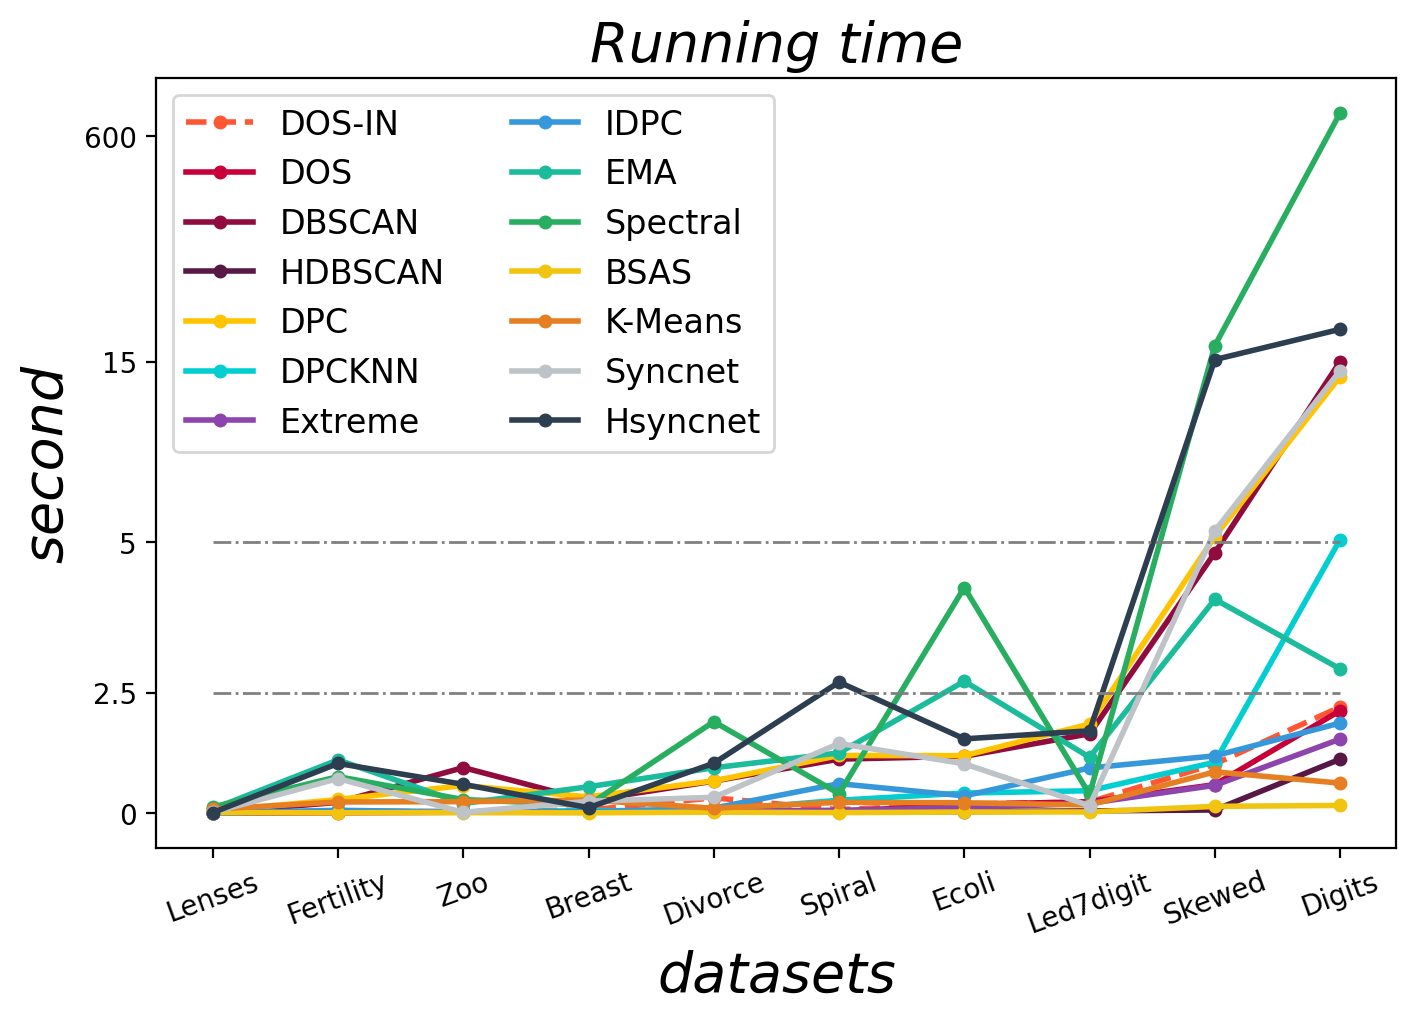

Recreate this plot in Python.
from matplotlib import pyplot as plt
import numpy as np

BSAS = [0.0014, 0.0342, 0.0043, 0.0049, 0.0016, 0.0054, 0.0023, 0.0300, 0.0024, 0.0028]
KMeans = [0.0580, 0.1331, 0.0218, 0.0459, 0.0495, 0.0363, 0.0177, 0.1828, 0.0482, 0.0510]

Extreme = [0.0054, 1.0830, 0.0089, 0.0235, 0.0094, 0.0435, 0.0012, 0.1232, 0.0127, 0.0045]
HDBSCAN = [0.0038, 0.4689, 0.0085, 0.0066, 0.0034, 0.0099, 0.0022, 0.0141, 0.0044, 0.0038]
DOS_IN = [0.0139, 2.0661, 0.0681, 0.0411, 0.0058, 0.0491, 0.0009, 0.3220, 0.0153, 0.0077]
IDPC = [0.0053, 1.5743, 0.0225, 0.0765, 0.0126, 0.2002, 0.0006, 0.5714, 0.1306, 0.0053]
DOS = [0.0050, 1.9530, 0.0114, 0.0388, 0.0020, 0.0505, 0.0008, 0.1263, 0.0070, 0.0042]

EMA = [0.1170, 2.8973, 0.2070, 2.6906, 0.4478, 0.5291, 0.0187, 4.0532, 0.6619, 0.0427]
DPCKNN = [0.0114, 5.1502, 0.0109, 0.0889, 0.0077, 0.0994, 0.0008, 0.3756, 0.0573, 0.0039]

# SNNDPC = [0.0558, 13.2852, 0.1354, 0.4641, 0.0438, 1.0577, 0.0034, 4.0727, 0.4255, 0.0496]
DPC = [0.0721, 14.1756, 0.1431, 0.5770, 0.0605, 1.5450, 0.0081, 5.3207, 0.5827, 0.1224]
DBSCAN = [0.0558, 15.5308, 0.1419, 0.5584, 0.0478, 1.2458, 0.0029, 4.8257, 0.4713, 0.2132]
Syncnet = [0.0527, 14.4980, 0.0701, 0.3274, 0.1532, 0.0330, 0.0029, 5.6292, 0.9502, 0.0037]
Hsyncnet = [0.0242, 99.1146, 0.3460, 1.0906, 0.3393, 1.3381, 0.0023, 20.4889, 2.6774, 0.1276]
Spectral = [0.0362, 659.6238, 1.6163, 4.2485, 0.1618, 0.0829, 0.0274, 56.7161, 0.0863, 0.0602]


# res = [DOS_IN, DOS, DBSCAN, HDBSCAN, DPC, DPCKNN, Extreme, IDPC, SNNDPC, EMA, Spectral, BSAS, KMeans, Syncnet, Hsyncnet]
# algo = ['DOS-IN', 'DOS', 'DBSCAN', 'HDBSCAN', 'DPC', 'DPCKNN', 'Extreme', 'IDPC', 'SNNDPC',\
#         'EMA', 'Spectral', 'BSAS', 'K-Means', 'Syncnet', 'Hsyncnet']

res = [DOS_IN, DOS, DBSCAN, HDBSCAN, DPC, DPCKNN, Extreme, IDPC, EMA, Spectral, BSAS, KMeans, Syncnet, Hsyncnet]
algo = ['DOS-IN', 'DOS', 'DBSCAN', 'HDBSCAN', 'DPC', 'DPCKNN', 'Extreme', 'IDPC',\
        'EMA', 'Spectral', 'BSAS', 'K-Means', 'Syncnet', 'Hsyncnet']
dataset1 = ['Breast', 'Digits', 'Divorce', 'Ecoli', 'Fertility', 'Led7digit', 'Lenses', 'Skewed', 'Spiral', 'Zoo']
dataset2 = ['Lenses', 'Fertility', 'Zoo', 'Breast', 'Divorce', 'Spiral', 'Ecoli', 'Led7digit',  'Skewed', 'Digits']
replace_mapping = []
for name in dataset2:
    idx = dataset1.index(name)
    replace_mapping.append(idx)

for id, my_list in enumerate(res):
    tmp_list = [my_list[replace_mapping[i]] for i in range(len(my_list))]
    res[id] = tmp_list


res = np.array(res)
n,m = res.shape
new_res = np.full_like(res, 0)
# 0-0.2 -> 0-0.3
# 0.2-2.5 -> 0.3-0.8
# 2.5-5 -> 0.8-1.8
# 5-15 -> 1.8-3
# 15-600 -> 3-4.5

for i in range(n):
    for j in range(m):
        if res[i][j] <= 0.2:
            new_res[i][j] = res[i][j]*1.5

        elif 0.2 < res[i][j] and res[i][j] <= 2.5:
            new_res[i][j] = (res[i][j] - 0.2) / 2.3 * 0.5 + 0.3

        elif 2.5 < res[i][j] and res[i][j] <= 5:
            new_res[i][j] = (res[i][j] - 2.5) / 2.5 * 1 + 0.8

        elif 5 < res[i][j] and res[i][j] <= 15:
            new_res[i][j] = (res[i][j] - 5) / 10 * 1.2 + 1.8
        else:
            new_res[i][j] = (res[i][j] - 15) / 585 * 1.5 + 3

# cValue = ['#FF0000', '#FFFF00', '#00FF00', '#00FFFF', '#0000FF',
#           '#FF00FF', '#FFA500', '#800080', '#8B0000', '#BDB76B',
#           '#006400', '#008B8B', '#00008B', '#8B008B', '#A52A2A']

cValue = ['#FF5733', '#C70039', '#900C3F', '#581845', '#FFC300',
          '#E74C3C', '#8E44AD', '#3498DB', '#1ABC9C', '#27AE60',
          '#F1C40F', '#E67E22', '#BDC3C7', '#2C3E50', '#34495E',
          '#7F8C8D']

cValue = ['#FF5733', '#C70039', '#900C3F', '#581845', '#FFC300',
          '#00CED1', '#8E44AD', '#3498DB', '#1ABC9C', '#27AE60',
          '#F1C40F', '#E67E22', '#BDC3C7', '#2C3E50', '#34495E',
          '#7F8C8D']

plt.figure(figsize=(8,5))

for i, my_list in enumerate(new_res):
    if i == 0:
        plt.plot(dataset2, my_list, linewidth=2, c=cValue[i], linestyle='--', label=algo[i], marker='o', markersize=4)
    else:
        plt.plot(dataset2, my_list, linewidth=2, c=cValue[i], label=algo[i], marker='o', markersize=4)

line1 = np.full_like(res[0], 0.8)
line2 = np.full_like(res[0], 1.8)
# line3 = np.full_like(res[0], 2)
# line4 = np.full_like(res[0], 2)
plt.plot(dataset2, line1, linewidth=1, linestyle='-.', color='grey')
plt.plot(dataset2, line2, linewidth=1, linestyle='-.', color='grey')
# plt.plot(dataset2, line3, linewidth=1, linestyle='-.', color='grey')
# plt.plot(dataset2, line4, linewidth=1, linestyle='-.', color='k')

plt.xticks(range(len(dataset2)), dataset2, size=10, rotation=20)
y = [0, 2.5, 5, 15, 600]
y1 = [0, 0.8, 1.8, 3, 4.5]
plt.yticks(y1, y, size=10)
plt.title("Running time", fontstyle='italic', size=20)
plt.xlabel('datasets', fontstyle='italic', size=20)
plt.ylabel('second', fontstyle='italic', size=20)
plt.legend(loc="upper left", fontsize=12, ncol=2)
plt.savefig('time.png', dpi=200, bbox_inches='tight')